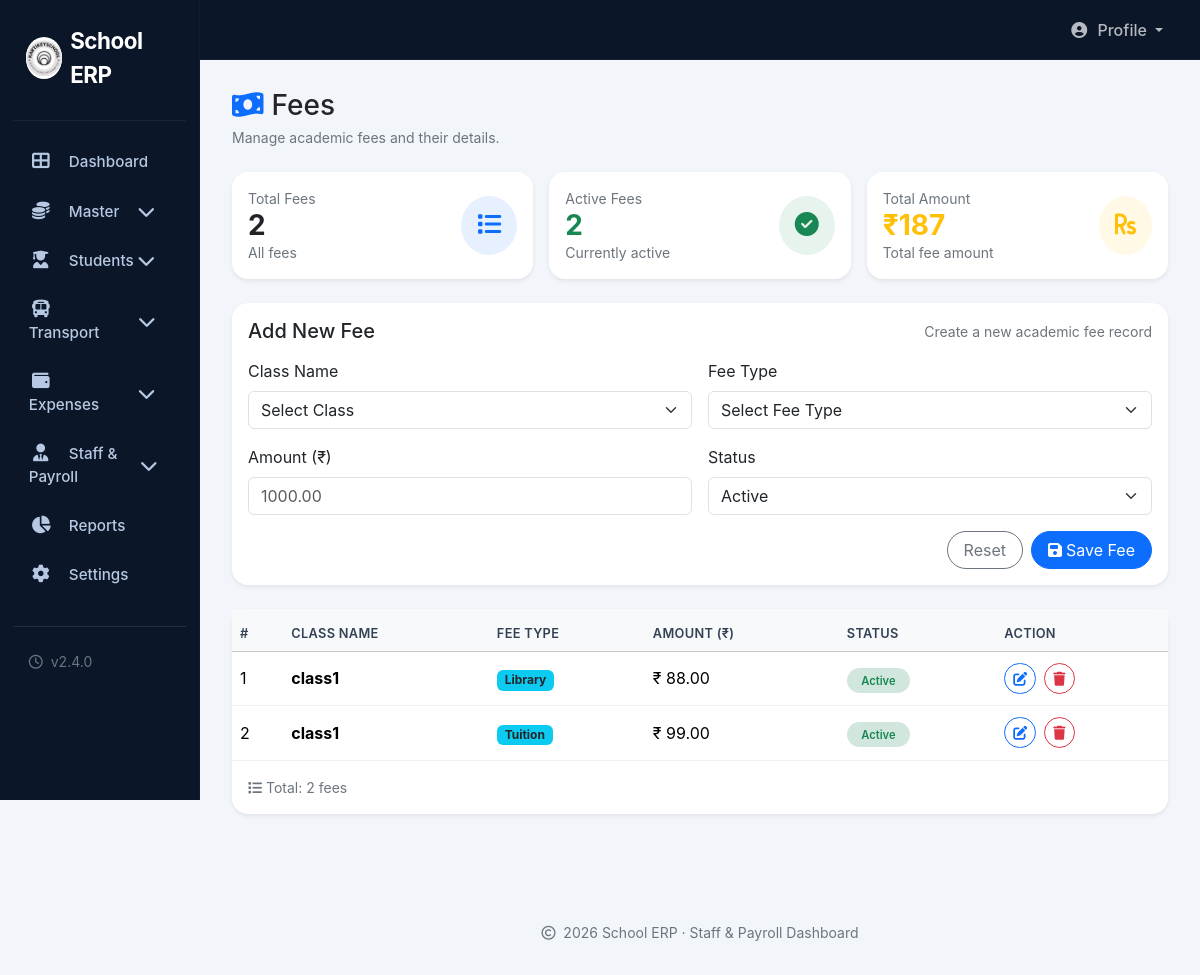
The page /admin/fees.php (signed in) on the database its author committed.
### tables this page shows
CREATE TABLE `fees` (
  `id` int(11) NOT NULL,
  `fee_name` varchar(100) NOT NULL,
  `class_id` int(11) DEFAULT NULL,
  `fee_type` varchar(50) DEFAULT NULL,
  `amount` decimal(10,2) NOT NULL,
  `status` enum('Active','Inactive') DEFAULT 'Active',
  `created_at` timestamp NOT NULL DEFAULT current_timestamp()
);

### admin/fees.php (the view, shortened to what this page needs)
<?php
include '../config/config.php';
include 'includes/header.php';
try {
    $stmt = $conn->query("SELECT * FROM fees ORDER BY id DESC");
    $fees = $stmt->fetchAll(PDO::FETCH_ASSOC);
} catch (Exception $e) {
    $fees = [];
    $error = 'Failed to load fees: ' . $e->getMessage();
}
$edit_fee = null;
$total_fees = count($fees);
$active_fees = count(array_filter($fees, fn($f) => $f['status'] == 'Active'));
$total_amount = array_sum(array_column($fees, 'amount'));
?>
<div class="main-content">
    <div class="d-flex justify-content-between align-items-center flex-wrap gap-3 mb-4">
        <div>
            <h3 class="mb-1"><i class="fas fa-money-bill-wave text-primary me-2"></i>Fees</h3>
            <div class="text-secondary small">Manage academic fees and their details.</div>
        </div>
    </div>
    <div class="row g-3 mb-4">
        <div class="col-md-4">
            <div class="card border-0 rounded-4 shadow-sm">
                <div class="card-body p-3">
                    <div class="d-flex justify-content-between align-items-center">
                        <div>
                            <div class="text-secondary small">Total Fees</div>
                            <h3 class="mb-0 fw-bold"><?= $total_fees ?></h3>
                            <div class="text-secondary small">All fees</div>
                        </div>
                        <div class="bg-primary bg-opacity-10 rounded-circle p-3">
                            <i class="fas fa-list text-primary fs-4"></i>
                        </div>
                    </div>
                </div>
            </div>
        </div>
        <div class="col-md-4">
            <div class="card border-0 rounded-4 shadow-sm">
                <div class="card-body p-3">
                    <div class="d-flex justify-content-between align-items-center">
                        <div>
                            <div class="text-secondary small">Active Fees</div>
                            <h3 class="mb-0 fw-bold text-success"><?= $active_fees ?></h3>
                            <div class="text-secondary small">Currently active</div>
                        </div>
                        <div class="bg-success bg-opacity-10 rounded-circle p-3">
                            <i class="fas fa-check-circle text-success fs-4"></i>
                        </div>
                    </div>
                </div>
            </div>
        </div>
        <div class="col-md-4">
            <div class="card border-0 rounded-4 shadow-sm">
                <div class="card-body p-3">
                    <div class="d-flex justify-content-between align-items-center">
                        <div>
                            <div class="text-secondary small">Total Amount</div>
                            <h3 class="mb-0 fw-bold text-warning">₹<?= number_format($total_amount, 0) ?></h3>
                            <div class="text-secondary small">Total fee amount</div>
                        </div>
                        <div class="bg-warning bg-opacity-10 rounded-circle p-3">
                            <i class="fas fa-rupee-sign text-warning fs-4"></i>
                        </div>
                    </div>
                </div>
            </div>
        </div>
    </div>
    <div class="card border-0 rounded-4 shadow-sm mb-4">
        <div class="card-body">
            <div class="d-flex align-items-center justify-content-between flex-wrap gap-2 mb-3">
                <h5 class="mb-0"><?= $edit_fee ? 'Edit Fee' : 'Add New Fee' ?></h5>
                <span class="text-secondary small"><?= $edit_fee ? 'Update fee details' : 'Create a new academic fee record' ?></span>
            </div>
            <form class="row g-3" method="post">
                <div class="col-md-6">
                    <label class="form-label required">Class Name</label>
                    <select class="form-select" name="class_id" required>
                        <option value="">Select Class</option>
                    </select>
                </div>
                <div class="col-md-6">
                    <label class="form-label">Fee Type</label>
                    <select class="form-select" name="fee_type">
                        <option value="">Select Fee Type</option>
                    </select>
                </div>
                <div class="col-md-6">
                    <label class="form-label required">Amount (₹)</label>
                    <input type="number" class="form-control" name="amount"
                           placeholder="1000.00" min="0" step="0.01"
                           value="<?= $edit_fee ? $edit_fee['amount'] : '' ?>" required>
                </div>
                <div class="col-md-6">
                    <label class="form-label">Status</label>
                    <select class="form-select" name="status">
                        <option value="Active" <?= $edit_fee && $edit_fee['status'] == 'Active' ? 'selected' : '' ?>>Active</option>
                    </select>
                </div>
                <div class="col-12 d-flex justify-content-end gap-2">
                    <?php if ($edit_fee): ?>
                        <a href="fees.php" class="btn btn-outline-secondary rounded-pill px-3">Cancel</a>
                        <button type="submit" name="edit_fee" class="btn btn-warning rounded-pill px-3">
                            <i class="fas fa-edit me-1"></i>Update Fee
                        </button>
                    <?php else: ?>
                        <button type="reset" class="btn btn-outline-secondary rounded-pill px-3">Reset</button>
                        <button type="submit" name="add_fee" class="btn btn-primary rounded-pill px-3">
                            <i class="fas fa-save me-1"></i>Save Fee
                        </button>
                    <?php endif; ?>
                </div>
            </form>
        </div>
    </div>
    <div class="card border-0 rounded-4 shadow-sm">
        <div class="card-body p-0">
            <div class="table-responsive">
                <table class="table table-custom align-middle mb-0">
                    <thead class="table-light">
                        <tr>
                            <th>#</th>
                            <th>Class Name</th>
                            <th>Fee Type</th>
                            <th>Amount (₹)</th>
                            <th>Status</th>
                            <th>Action</th>
                        </tr>
                    </thead>
                    <tbody>
                        <?php if (count($fees) > 0): ?>
                            <?php $i = 1; foreach ($fees as $fee): ?>
                                <tr>
                                    <td><?= $i++ ?></td>
                                    <td><strong><?= htmlspecialchars($fee['fee_name']) ?></strong></td>
                                    <td>
                                        <?php if ($fee['fee_type']): ?>
                                            <span class="badge bg-info text-dark"><?= htmlspecialchars($fee['fee_type']) ?></span>
                                        <?php else: ?>
                                            <span class="text-secondary small">—</span>
                                        <?php endif; ?>
                                    </td>
                                    <td>₹ <?= number_format($fee['amount'], 2) ?></td>
                                    <td>
                                        <?php if ($fee['status'] == 'Active'): ?>
                                            <span class="status-badge bg-success-subtle text-success">Active</span>
                                        <?php else: ?>
                                            <span class="status-badge bg-danger-subtle text-danger">Inactive</span>
                                        <?php endif; ?>
                                    </td>
                                    <td>
                                        <div class="d-flex gap-2">
                                            <a href="fees.php?edit_id=<?= $fee['id'] ?>" class="btn btn-sm btn-outline-primary rounded-pill" title="Edit">
                                                <i class="fas fa-edit"></i>
                                            </a>
                                            <form method="post" onsubmit="return confirm('Are you sure you want to delete this fee?')" style="display:inline;">
                                                <button type="submit" name="delete_fee" class="btn btn-sm btn-outline-danger rounded-pill" title="Delete">
                                                    <i class="fas fa-trash"></i>
                                                </button>
                                            </form>
                                        </div>
                                    </td>
                                </tr>
                            <?php endforeach; ?>
                        <?php endif; ?>
                    </tbody>
                </table>
            </div>
        </div>
        <?php if (count($fees) > 0): ?>
            <div class="card-footer bg-transparent border-top-0 p-3">
                <div class="text-secondary small">
                    <i class="fas fa-list me-1"></i>Total: <?= count($fees) ?> fees
                </div>
            </div>
        <?php endif; ?>
    </div>
</div>
<?php
include 'includes/footer.php';
?>

### admin/style/ok.css (style rules this page uses)
* { box-sizing: border-box; }
body { background: #f2f5f9; font-family: 'Inter', system-ui, -apple-system, sans-serif; height: 100vh; overflow-x: hidden; }
.main-content { flex: 1; padding: 1.8rem 2rem 2rem 2rem; background: #f2f5f9; }
.table-custom th { border-top: none; font-weight: 600; color: #334155; font-size: 0.8rem; text-transform: uppercase; letter-spacing: 0.3px; padding: 0.9rem 0.5rem 0.5rem 0.5rem; }
.table-custom td { padding: 0.7rem 0.5rem; vertical-align: middle; border-color: #edf2f7; }
.status-badge { font-size: 0.7rem; font-weight: 600; padding: 0.35rem 0.9rem; border-radius: 30px; }

### rows shown on the page
fees: fee_name "class1", fee_type "Library", amount "88.00", status "Active"
fees: fee_name "class1", fee_type "Tuition", amount "99.00", status "Active"

### other values the page prints
$total_fees "2"
$active_fees "2"
$total_amount "187"
count($fees) "2"
